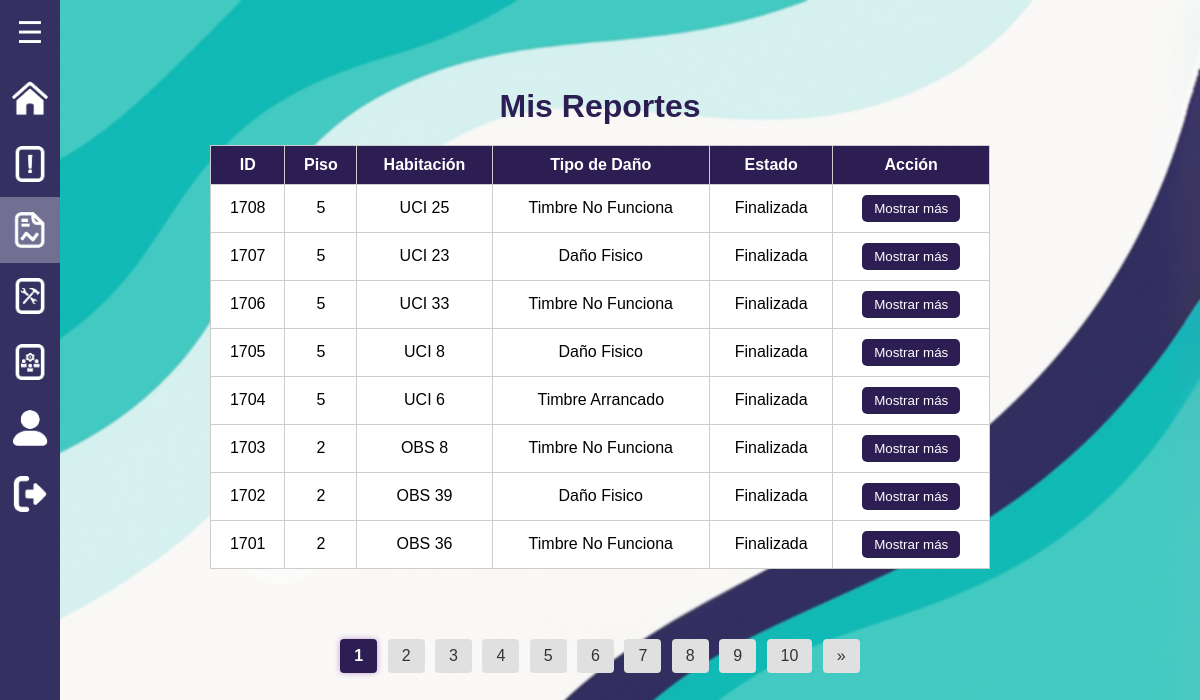
The app's page /roles/administrador_reportes/consultar_reportes.php (signed in), older data.
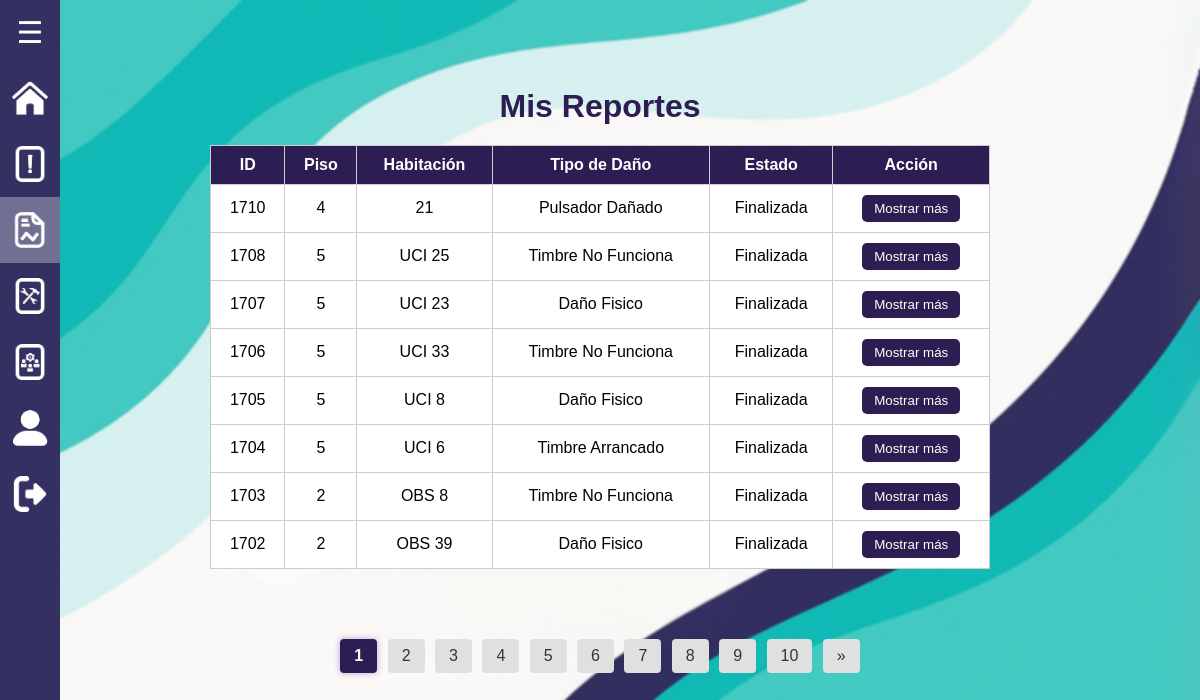
The same page, newer data.
### tables this page shows
CREATE TABLE `reportes` (
  `id` int(11) NOT NULL,
  `usuario_id` int(11) NOT NULL,
  `piso` int(11) NOT NULL,
  `habitacion` varchar(10) DEFAULT NULL,
  `reporte` text NOT NULL,
  `tipo_dano` varchar(255) NOT NULL,
  `fecha` timestamp NOT NULL DEFAULT current_timestamp(),
  `estado` varchar(50) DEFAULT 'Ingresada',
  `respuesta` text DEFAULT NULL,
  `fecha_creacion` datetime DEFAULT current_timestamp(),
  `fecha_respuesta` datetime DEFAULT NULL,
  `imagen_antes` longblob DEFAULT NULL,
  `imagen_despues` longblob DEFAULT NULL,
  `respondido_por` int(11) DEFAULT NULL
);

### roles/administrador_reportes/consultar_reportes.php (the view, shortened to what this page needs)
<?php
$usuario_id = $_SESSION['id'];
$pdo = new PDO("mysql:host=localhost;dbname=cnl_report", 'root', '');
$pdo->setAttribute(PDO::ATTR_ERRMODE, PDO::ERRMODE_EXCEPTION);
$porPagina = 8;
$pagina = isset($_GET['pagina']) ? max(1, intval($_GET['pagina'])) : 1;
$inicio = ($pagina - 1) * $porPagina;
$sql = "SELECT * FROM reportes WHERE usuario_id = ? ORDER BY id DESC LIMIT $inicio, $porPagina";
$stmt = $pdo->prepare($sql);
$stmt->execute([$usuario_id]);
$reportes = $stmt->fetchAll(PDO::FETCH_ASSOC);
$sqlTotal = "SELECT COUNT(*) FROM reportes WHERE usuario_id = ?";
$stmtTotal = $pdo->prepare($sqlTotal);
$stmtTotal->execute([$usuario_id]);
$totalRegistros = $stmtTotal->fetchColumn();
$totalPaginas = ceil($totalRegistros / $porPagina);
?>
<!DOCTYPE html>
<html lang="es">
<head>
    <link rel="stylesheet" href="../../css/estilos.css">
    <link rel="stylesheet" href="../../css/consulta_reportes.css">
</head>
<body>
    <?php include '../../menu_lateral/menu2.php'; ?>
    <h1>Mis Reportes</h1>
    <table>
        <thead>
            <tr>
                <th>ID</th>
                <th>Piso</th>
                <th>Habitación</th>
                <th>Tipo de Daño</th>
                <th>Estado</th>
                <th>Acción</th>
            </tr>
        </thead>
        <tbody>
        <?php foreach ($reportes as $reporte): ?>
            <tr>
                <td><?= $reporte['id'] ?></td>
                <td><?= htmlspecialchars($reporte['piso']) ?></td>
                <td><?= htmlspecialchars($reporte['habitacion']) ?></td>
                <td><?= htmlspecialchars($reporte['tipo_dano']) ?></td>
                <td><?= htmlspecialchars($reporte['estado']) ?></td>
                <td>
                    <button class="btn-ver" onclick="abrirModal(<?= $reporte['id'] ?>)">Mostrar más</button>
                </td>
            </tr>
        <?php endforeach; ?>
        </tbody>
    </table>
<?php
$maxLinks = 10;
$bloqueActual = ceil($pagina / $maxLinks);
$inicio = ($bloqueActual - 1) * $maxLinks + 1;
$fin = min($inicio + $maxLinks - 1, $totalPaginas);
?>
<div class="paginacion">
    <?php for ($i = $inicio; $i <= $fin; $i++): ?>
        <a href="?<?= http_build_query(array_merge($_GET, ['pagina' => $i])) ?>"
           class="<?= $i == $pagina ? 'pagina-actual' : '' ?>">
           <?= $i ?>
        </a>
    <?php endfor; ?>
    <?php if ($fin < $totalPaginas): ?>
        <a href="?<?= http_build_query(array_merge($_GET, ['pagina' => $fin + 1])) ?>">&raquo;</a>
    <?php endif; ?>
</div>
</body>
</html>

### menu_lateral/menu2.php (shortened to what this page needs)
<div class="menu" id="menu">
    <button class="menu-toggle" id="menu-toggle">☰</button>
    <?php $current_page = basename($_SERVER['PHP_SELF']); ?>
    <nav class="menu-items">
        <a href="seleccion.php" class="<?php echo ($current_page == 'seleccion.php') ? 'active' : ''; ?>">
            <img src="../../menu_lateral/images/Inicio.png" alt="INICIO"><span>Inicio</span>
        </a>
        <a href="reporte_Timbres.php" class="<?php echo ($current_page == 'reporte_Timbres.php') ? 'active' : ''; ?>">
            <img src="../../menu_lateral/images/Reportes.png" alt="REPORTES"><span>Reportes</span>
        </a>
        <a href="consultar_reportes.php" class="<?php echo ($current_page == 'consultar_reportes.php') ? 'active' : ''; ?>">
            <img src="../../menu_lateral/images/Consulta_Reportes.png" alt="MIS REPORTES"><span>Mis Reportes</span>
        </a>
        <a href="gestionar_reportes.php" class="<?php echo ($current_page == 'gestionar_reportes.php') ? 'active' : ''; ?>">
            <img src="../../menu_lateral/images/Gestionar_Reportes.png" alt="GESTIONAR MIS REPORTES"><span>Gestionar mis Reportes</span>
        </a>
        <a href="gestionar_usuarios.php" class="<?php echo ($current_page == 'gestionar_usuarios.php') ? 'active' : ''; ?>">
            <img src="../../menu_lateral/images/Gestionar_Perfil.png" alt="MIS REPORTES"><span>Gestionar Usuarios</span>
        </a>
        <a href="contrasenia.php" class="<?php echo ($current_page == 'contrasenia.php') ? 'active' : ''; ?>">
            <img src="../../menu_lateral/images/Perfil.png" alt="MI CUENTA"><span>Mis Cuenta</span>
        </a>
        <a href="../../php/cerrar_Sesion.php" class="<?php echo ($current_page == 'php/cerrar_Sesion.php') ? 'active' : ''; ?>">
            <img src="../../menu_lateral/images/Cerrar_Sesion.png" alt="CERRAR SESION"><span>Cerrar sesión</span>
        </a>
    </nav>
</div>

### css/estilos.css (style rules this page uses)
* { margin: 0; padding: 0; box-sizing: border-box; font-family: Arial, sans-serif; }
body { display: flex; }
.menu { position: fixed; top: 0; left: 0; width: 60px; height: 100lvh; background-color: #343062; z-index: 1000; overflow-y: auto; }
.menu-items { flex-grow: 1; overflow-y: auto; }
.menu-toggle { width: 100%; padding: 15px; background: transparent; border: none; font-size: 30px; color: white; cursor: pointer; }
.menu-items a { display: flex; align-items: center; padding: 15px; padding-left: 12px; text-decoration: none; color: white; transition: background 0.3s; }
.menu-items a img, .menu-items a i { width: 36px; height: auto; margin-right: 10px; }
.menu-items a.active { background: rgba(255, 255, 255, 0.3); font-weight: bold; color: #ffffff; }
.menu-items a.active img, .menu-items a.active i { filter: brightness(1.2); }

### css/consulta_reportes.css (style rules this page uses)
body { margin: 0; font-family: 'Segoe UI', Tahoma, Geneva, Verdana, sans-serif; background: url('../images/fondo_PC.png') no-repeat center center fixed; background-size: cover; backdrop-filter: blur(1px); color: #000000; display: flex; flex-direction: column; align-items: center; justify-content: center; height: 100vh; }
h1 { color: #2C1E53; margin-top: 0px; margin-bottom: 20px; }
table { width: 65%; background-color: white; border-collapse: collapse; margin-bottom: 40px; }
th, td { border: 1px solid #ccc; padding: 10px; text-align: center; }
th { background-color: #2C1E53; color: white; }
.btn-ver { background-color: #2C1E53; color: white; padding: 6px 12px; border: none; border-radius: 5px; cursor: pointer; }
.paginacion { text-align: center; margin-top: 30px; margin-bottom: 40px; width: 100%; }
.paginacion a { display: inline-block; padding: 8px 14px; margin: 0 3px; background-color: #e0e0e0; color: #333; text-decoration: none; border-radius: 4px; transition: background-color 0.3s, transform 0.2s; }
.paginacion a.pagina-actual { background-color: #2C1E53; color: white; font-weight: bold; box-shadow: 0 0 6px rgba(106, 27, 154, 0.4); }

Row changes from the older to the newer data that the page shows:
no longer on this page (row unchanged): reportes: id "1701", piso "2", habitacion "OBS 36", tipo_dano "Timbre No Funciona", estado "Finalizada"
added reportes: id "1710", piso "4", habitacion "21", tipo_dano "Pulsador Dañado", estado "Finalizada"
